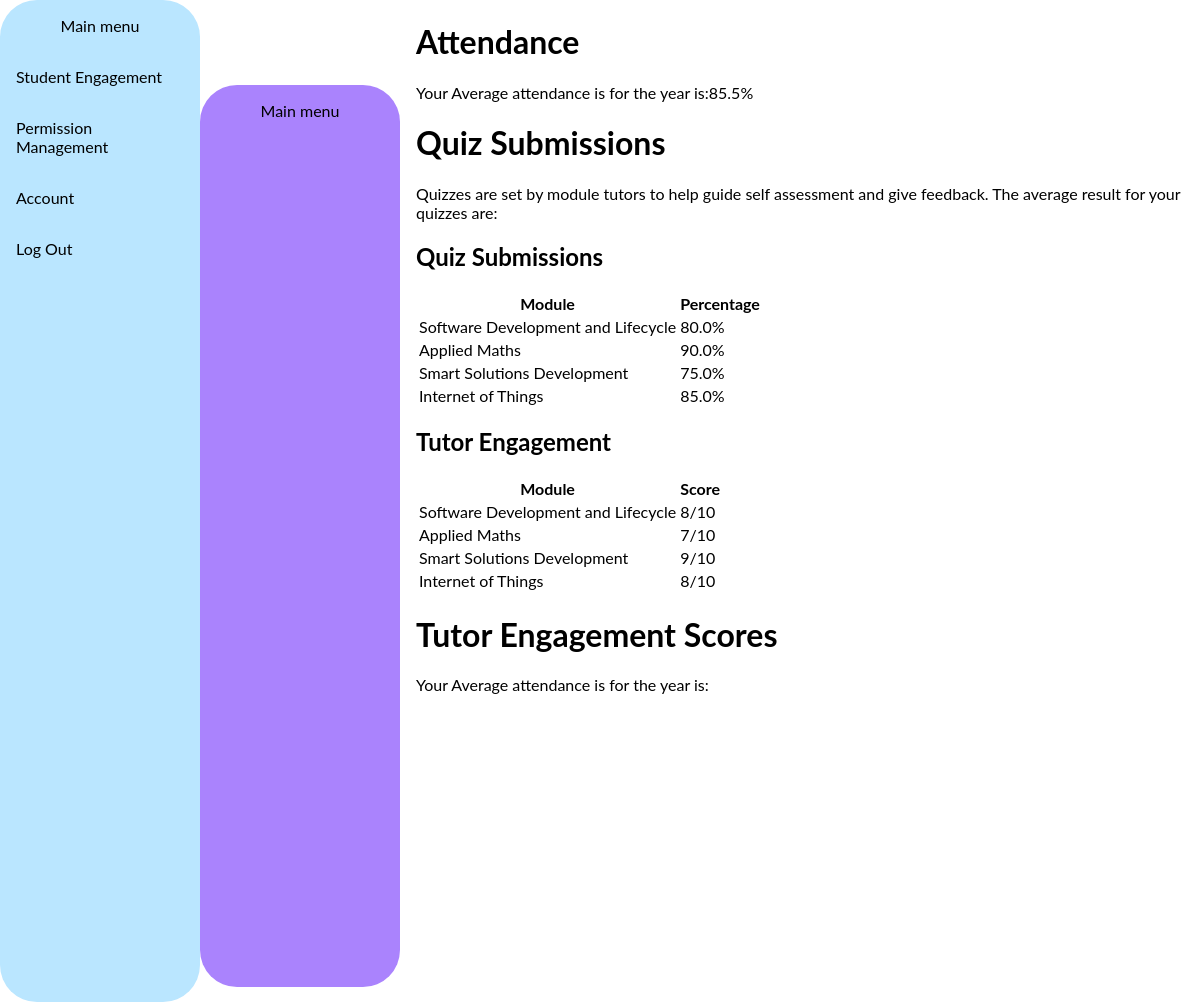
Screenshot of /statistic/U2192907 with the database file from the repository.
### tables this page shows
CREATE TABLE statistics (
    username TEXT PRIMARY KEY,
    attendance REAL,
    sdlc_quiz_pct REAL,
    applied_maths_quiz_pct REAL,
    ssd_quiz_pct REAL,
    iot_quiz_pct REAL,
    sdlc_tutor_score INTEGER,
    applied_maths_tutor_score INTEGER,
    ssd_tutor_score INTEGER,
    iot_tutor_score INTEGER,
    FOREIGN KEY (username) REFERENCES users (username)
);

### main.py (the view)
@app.route('/statistic/<username>')
def stat_detail(username):
    attendance, quiz_submissions, tutor_engagement = Statistic.get_statistic(username)
    user = Users(username, None, 'student')
    user.attendance = attendance
    user.quiz_submissions = quiz_submissions
    user.tutor_engagement = tutor_engagement
    return render_template('stat_detail.html', user=user)

### mystat.py (called while the page is built)
    def get_statistic(username):
        conn = sqlite3.connect('database.db')
        cursor = conn.cursor()
        cursor.execute("SELECT * FROM statistics WHERE username=?", (username,))
        row = cursor.fetchone()
        attendance = row[1]
        quiz_submissions = {
            'Software Development and Lifecycle': row[2],
            'Applied Maths': row[3],
            'Smart Solutions Development': row[4],
            'Internet of Things': row[5]
        }
        tutor_engagement = {
            'Software Development and Lifecycle': row[6],
            'Applied Maths': row[7],
            'Smart Solutions Development': row[8],
            'Internet of Things': row[9]
        }
        conn.close()
        return attendance, quiz_submissions, tutor_engagement

### templates/stat_detail.html (shortened to what this page needs)
<!DOCTYPE html>
<html>
<head>
</head>
<body>
<div class="sidebar1">
  <p><center>Main menu</center></p>
  <a href="{{ url_for('statistic')}}">Student Engagement</a>
  <a href="{{ url_for('permission')}}">Permission Management</a>
  <a href="{{ url_for('account')}}">Account</a>
  <a href="{{ url_for('logout')}}">Log Out</a>
</div>
<div class="sidebar2">
  <p><center>Main menu</center></p>
</div>
<div class="content">
  <h1>Attendance</h1>
  <p>Your Average attendance is for the year is:{{ user.attendance }}%</p>
  <h1>Quiz Submissions</h1>
  <p> Quizzes are set by module tutors to help guide self assessment and give feedback. The average result for your quizzes are:</p>
  <h2>Quiz Submissions</h2>
    <table>
        <thead>
            <tr>
                <th>Module</th>
                <th>Percentage</th>
            </tr>
        </thead>
        <tbody>
            {% for module, percentage in user.quiz_submissions.items() %}
            <tr>
                <td>{{ module }}</td>
                <td>{{ percentage }}%</td>
            </tr>
            {% endfor %}
        </tbody>
    </table>
    <h2>Tutor Engagement</h2>
    <table>
        <thead>
            <tr>
                <th>Module</th>
                <th>Score</th>
            </tr>
        </thead>
        <tbody>
            {% for module, score in user.tutor_engagement.items() %}
            <tr>
                <td>{{ module }}</td>
                <td>{{ score }}/10</td>
            </tr>
            {% endfor %}
        </tbody>
    </table>
  <h1>Tutor Engagement Scores</h1>
  <p>Your Average attendance is for the year is:</p>
</div>
</body>
</html>

### templates/stat_detail.html (style rules this page uses)
body { margin: 0; font-family: "Lato", sans-serif; }
.sidebar1 { margin: 0; width: 200px; position: fixed; height: 100%; overflow: auto; display: inline-block; white-space: normal; border-radius: 37px; background: #BAE6FF; }
.sidebar2 { margin-top:85px; width: 200px; position: fixed; height: 90%; overflow: auto; display: inline-block; white-space: normal; border-radius: 37px; background: #AA83FD; margin-left: 200px }
.sidebar1 a,.sidebar2 a { display: block; color: black; padding: 16px; text-decoration: none; }
div.content { margin-left: 400px; padding: 1px 16px; height: 1000px; }

### rows the page displays
statistics: attendance "85.5", module "Software Development and Lifecycle", sdlc_quiz_pct "80.0", module "Applied Maths", applied_maths_quiz_pct "90.0", module "Smart Solutions Development", ssd_quiz_pct "75.0", module "Internet of Things", iot_quiz_pct "85.0"

### other values shown
{{ module }} "Software Development and Lifecycle" "Applied Maths" "Smart Solutions Development" "Internet of Things"
{{ score }} "8" "7" "9" "8"
